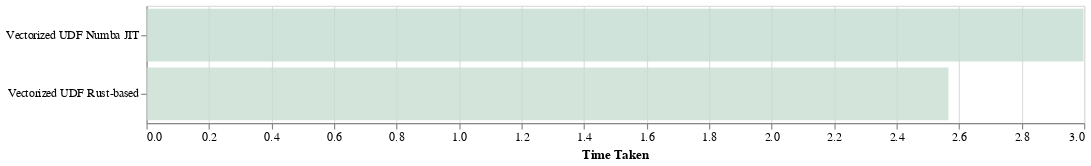

Source (notebook cell):
### Code cell
entries = {
    "Vectorized UDF Numba JIT": 2.998,  # seconds
    "Vectorized UDF Rust-based": 2.566,  # seconds
}
get_chart(entries)

### Figure 1 — Vega-Lite specification as saved in the notebook (floating-point values rounded to 4 significant figures)
{"config": {"view": {"continuousWidth": 300, "continuousHeight": 300}, "autosize": {"resize": true}}, "data": {"name": "data-dcf7d3b643d755d71966ca7d0bf78661"}, "mark": {"type": "bar"}, "encoding": {"color": {"field": "time_taken", "legend": null, "scale": {"domain": [0, 30], "scheme": "lighttealblue"}, "type": "quantitative"}, "opacity": {"value": 0.8}, "x": {"axis": {"title": "Time Taken"}, "field": "time_taken", "type": "quantitative"}, "y": {"axis": {"title": null}, "field": "approach", "sort": "-x", "type": "nominal"}}, "height": 100, "width": 800, "$schema": "https://vega.github.io/schema/vega-lite/v5.17.0.json", "datasets": {"data-dcf7d3b643d755d71966ca7d0bf78661": [{"approach": "Vectorized UDF Numba JIT", "time_taken": 2.998}, {"approach": "Vectorized UDF Rust-based", "time_taken": 2.566}]}}
